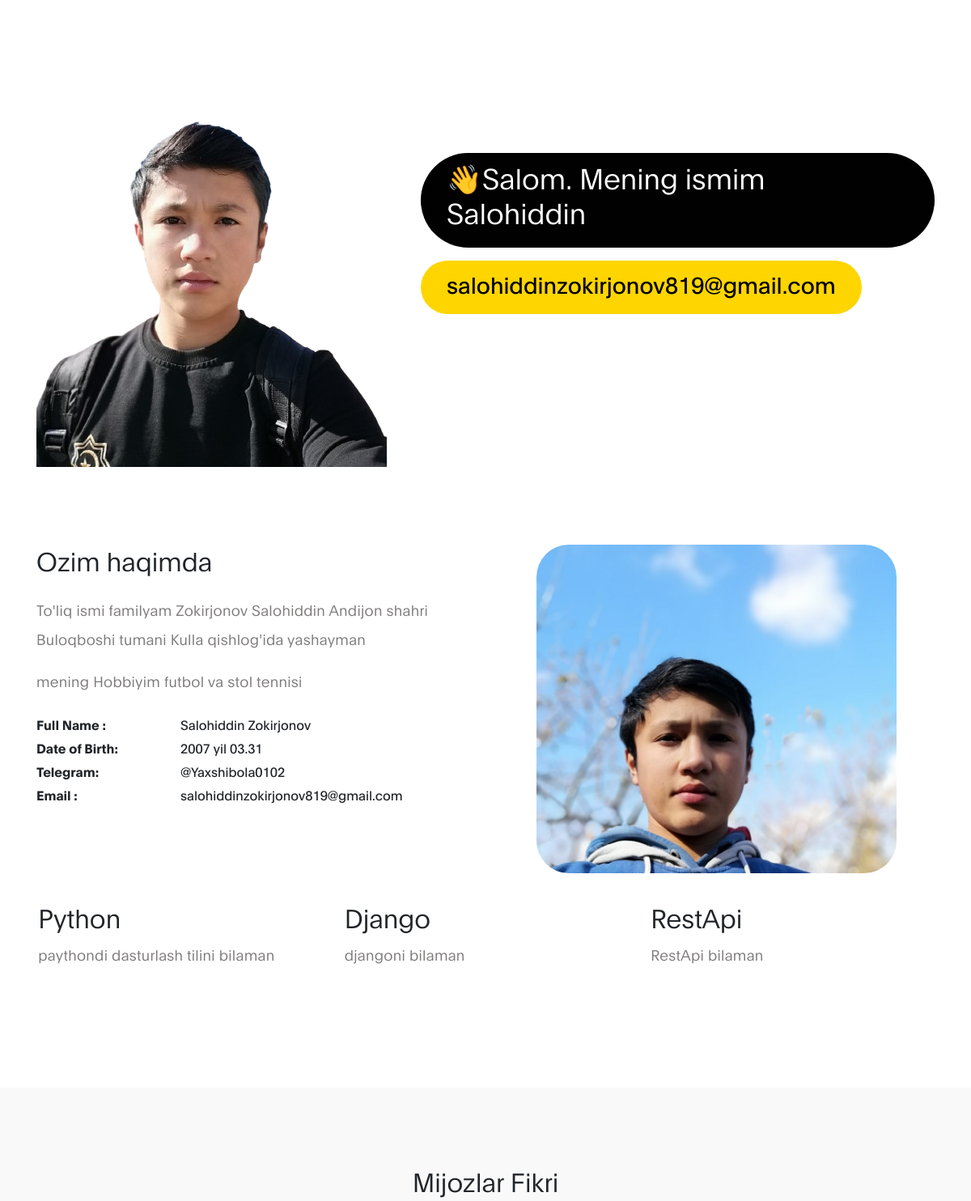
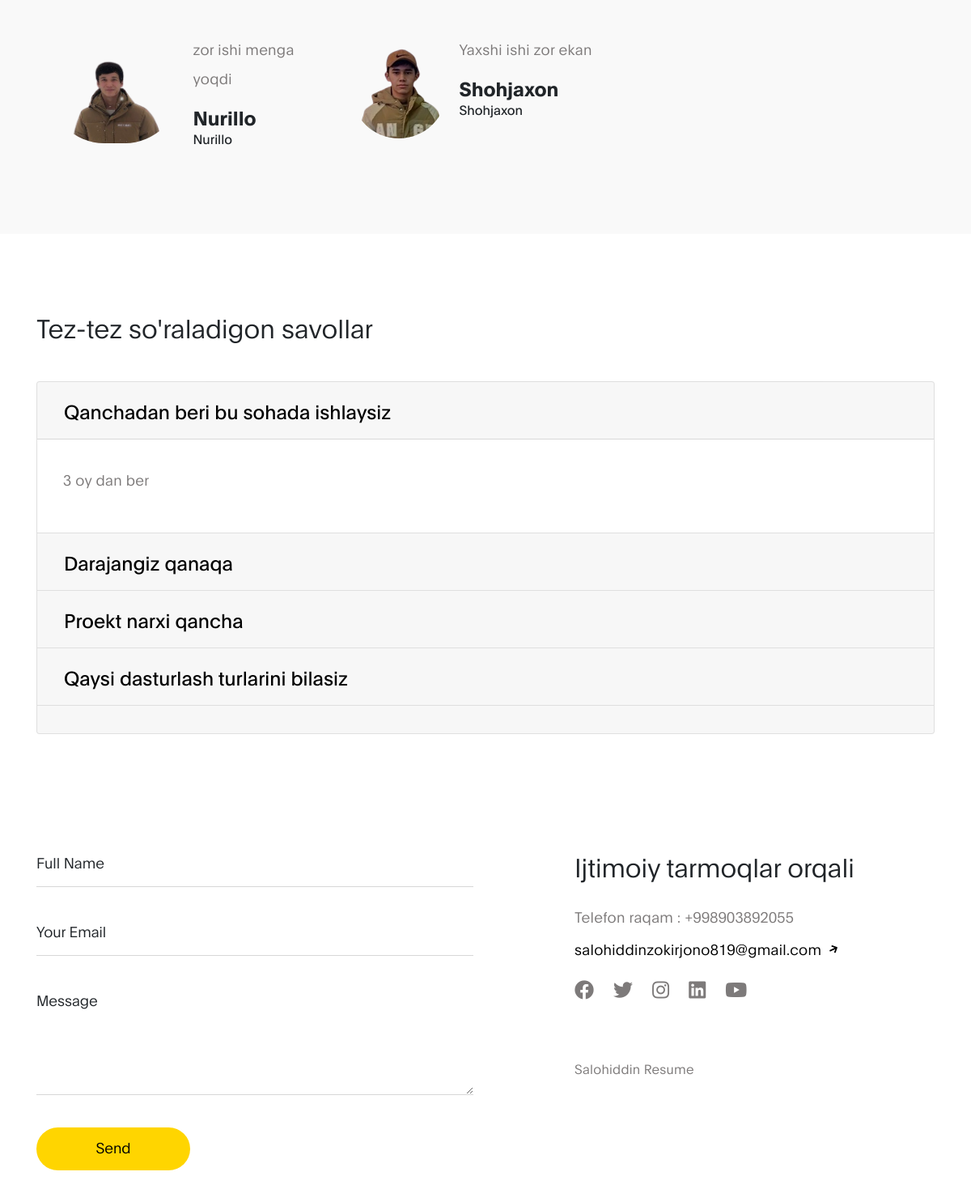
The page / on the database its author committed (2 pictures, top to bottom).
### main/models.py (models this page shows)
class Banner(models.Model):
    img = models.ImageField(upload_to='banner_photo')
    name = models.CharField(max_length=100)
    email = models.CharField(max_length=50)

class Resume(models.Model):
    img = models.ImageField(upload_to='resume_photo')
    title = models.CharField(max_length=50)
    description = models.CharField(max_length=255)
    title1 = models.CharField(max_length=255)

class Bio(models.Model):
    full_name = models.CharField(max_length=255)
    date_brith = models.CharField(max_length=255)
    website = models.CharField(max_length=255)
    email = models.CharField(max_length=255)

class Info(models.Model):
    name = models.CharField(max_length=20)
    text = models.TextField(max_length=255)

class People_saya(models.Model):
    img = models.ImageField(upload_to='people_say_photo')
    name = models.CharField(max_length=255)
    description = models.CharField(max_length=255)

### main/views.py (the view)
# urls.py: path('', index_view, name='index_url'),
def index_view(request):
    contex = {
        'banner': Banner.objects.last(),
        'resume':Resume.objects.last(),
        'bio': Bio.objects.last(),
        'info':Info.objects.all().order_by('-id')[:3],
        'people_say':People_saya.objects.all().order_by('-id')[:4],
        'faq':FAQ.objects.all().order_by('-id')[:5],
        'info1':Info1.objects.last(),
    }
    return render(request,'index.html',contex)

### template/index.html (shortened to what this page needs)
{% load static %}
<!DOCTYPE html>
<html lang="en">
<head>
     <link rel="stylesheet" href="{% static 'css/bootstrap.min.css' %}">
     <link rel="stylesheet" href="{% static 'css/all.min.css' %}">
     <link rel="stylesheet" href="{% static 'css/owl.carousel.min.css' %}">
     <link rel="stylesheet" href="{% static 'css/owl.theme.default.min.css' %}">
     <link rel="stylesheet" href="{% static 'css/tooplate-ben-resume-style.css' %}">
</head>
<body data-spy="scroll" data-target="#navbarNav" data-offset="50">
    <section class="hero d-flex flex-column justify-content-center align-items-center" id="intro">
         <div class="container">
            <div class="row">
                  <div class="mx-auto col-lg-5 col-md-5 col-10">
                      <img src="{{ banner.img.url }}" class="img-fluid" alt="Ben Resume HTML Template">
                  </div>
                   <div class="d-flex flex-column justify-content-center align-items-center col-lg-7 col-md-7 col-12">
                        <div class="hero-text">
                            <h1 class="hero-title">{{banner.name}}</h1>
                            <a href="" class="email-link">
                                {{ banner.email }}
                            </a>
                        </div>
                    </div>
            </div>
        </div>
    </section>
    <section class="about section-padding" id="about">
        <div class="container">
            <div class="row">
                <div class="col-lg-6 col-md-6 col-12">
                    <h3 class="mb-4">{{ resume.title }}</h3>
                    <p>{{ resume.description }}</p>
                    <p>{{ resume.title1 }}</p>
                    <ul class="mt-4 mb-5 mb-lg-0 profile-list list-unstyled">
                        <li><strong>Full Name :</strong>{{ bio.full_name }}</li>
                        <li><strong>Date of Birth:</strong>{{ bio.date_brith }}</li>
                        <li><strong>Telegram:</strong>{{ bio.website }}</li>
                        <li><strong>Email :</strong>{{ bio.email }}</li>
                    </ul>
                </div>
                <div class="col-lg-5 mx-auto col-md-6 col-12">
                    <img src="{{ resume.img.url }}" class="about-image img-fluid" alt="Ben's Resume HTML Template">
                </div>
            </div>
            <div class="row about-third">
                {% for i in info %}
            	<div class="col-lg-4 col-md-4 col-12">
                <h3>{{ i.name }}</h3>
                <p>{{ i.text }}</p>
                </div>
                {% endfor %}
            </div>
        </div>
    </section>
     <section class="testimonials section-padding" id="testimonials">
          <div class="container">
               <div class="row">
                    <div class="col-12">
                        <h3 class="mb-5 text-center">Mijozlar Fikri</h3>
                        <div class="owl-carousel owl-theme" id="testimonials-carousel">
                            {% for i in people_say %}
                            <div class="item">
                                <div class="testimonials-thumb d-flex">
                                    <div class="testimonials-image">
                                        <img src="{{ i.img.url }}" class="img-fluid" alt="testimonials image">
                                    </div>
                                    <div class="testimonials-info">
                                        <p>{{ i.description }}</p>
                                        <h6 class="mb-0">{{ i.name }}</h6>
                                        <span>{{ i.name }}</span>
                                    </div>
                                </div>
                            </div>
                            {% endfor %}
                        </div>
                    </div>
               </div>
          </div>
     </section>
     <section class="faq section-padding">
        <div class="container">
            <div class="row">
                <div class="col-lg-12 col-12">
                    <h3 class="mb-5">Tez-tez so'raladigon savollar </h3>
                    <div class="accordion" id="accordionExample">
                      <div class="card">
                        <div class="card-header" id="headingOne">
                          <h2 class="mb-0">
                            <button class="btn btn-link" type="button" data-toggle="collapse" data-target="#collapseOne" aria-expanded="true" aria-controls="collapseOne">
                              Qanchadan beri bu sohada ishlaysiz
                            </button>
                          </h2>
                        </div>
                        <div id="collapseOne" class="collapse show" aria-labelledby="headingOne" data-parent="#accordionExample">
                          <div class="card-body">
                            <p> 3 oy dan ber</p>
                          </div>
                        </div>
                      </div>
                      <div class="card">
                        <div class="card-header" id="headingTwo">
                          <h2 class="mb-0">
                            <button class="btn btn-link collapsed" type="button" data-toggle="collapse" data-target="#collapseTwo" aria-expanded="false" aria-controls="collapseTwo">
                              Darajangiz qanaqa
                            </button>
                          </h2>
                        </div>
                      </div>
                      <div class="card">
                        <div class="card-header" id="headingThree">
                          <h2 class="mb-0">
                            <button class="btn btn-link collapsed" type="button" data-toggle="collapse" data-target="#collapseThree" aria-expanded="false" aria-controls="collapseThree">
                              Proekt narxi qancha
                            </button>
                          </h2>
                        </div>
                      </div>
                    <div class="card">
                        <div class="card-header" id="headingFour">
                          <h2 class="mb-0">
                            <button class="btn btn-link collapsed" type="button" data-toggle="collapse" data-target="#collapseFour" aria-expanded="false" aria-controls="collapseFour">
                              Qaysi dasturlash turlarini bilasiz
                            </button>
                          </h2>
                        </div>
                    </div>
                    <div class="card">
                        <div class="card-header" id="headingFive">
                          <h2 class="mb-0">
                            <button class="btn btn-link collapsed" type="button" data-toggle="collapse" data-target="#collapseFive" aria-expanded="false" aria-controls="collapseFive">
                            </button>
                          </h2>
                        </div>
                    </div>
                </div>
           	 </div>
        	</div>
        </div>
    </section>
     <section class="contact section-padding pt-0" id="contact">
      <div class="container">
        <div class="row">
          <div class="col-lg-6 col-md-6 col-12">
            <form action="{% url 'contact_url' %}" method="post" class="contact-form webform"  role="form">
                <div class="form-group d-flex flex-column-reverse">
                    <input type="text" class="form-control" name="full_name" id="cf-name" placeholder="Your Name">
                    <label for="cf-name" class="webform-label">Full Name</label>
                </div>
                <div class="form-group d-flex flex-column-reverse">
                    <input type="email" class="form-control" name="email" id="cf-email" placeholder="Your Email">
                    <label for="cf-email" class="webform-label">Your Email</label>
                </div>
                <div class="form-group d-flex flex-column-reverse">
                    <textarea class="form-control" rows="5" name="message" id="cf-message" placeholder="Your Message"></textarea>
                    <label for="cf-message" class="webform-label">Message</label>
                </div>
                <button type="submit" class="form-control" id="submit-button" name="submit">Send</button>
            </form>
          </div>
            <div class="mx-auto col-lg-4 col-md-6 col-12">
                <h3 class="my-4 pt-4 pt-lg-0">Ijtimoiy tarmoqlar orqali</h3>
                <p class="mb-1">Telefon raqam : +998903892055</p>
                <p>
                    <a href="#">
                        salohiddinzokirjono819@gmail.com
                    <i class="fas fa-arrow-right custom-icon"></i>
                    </a>
                </p>
                <ul class="social-links mt-2">
                    <li><a href="https://fb.com/tooplate" rel="noopener" class="fab fa-facebook"></a></li>
                    <li><a href="#" rel="noopener" class="fab fa-twitter"></a></li>
                    <li><a href="https://www.instagram.com/salohiddin6749/" rel="noopener" class="fab fa-instagram"></a></li>
                    <li><a href="#" rel="noopener" class="fab fa-linkedin"></a></li>
                    <li><a href="#" rel="noopener" class="fab fa-youtube"></a></li>
                </ul>
              <p class="copyright-text mt-5 pt-3">Salohiddin Resume</p>
            </div>
        </div>
      </div>
    </section>
</body>
</html>

### static/css/tooplate-ben-resume-style.css (style rules this page uses)
:root { --primary-color: #ffd500; --white-color: #ffffff; --dark-color: #010101; --menu-bg-color: #212529; --gray-color: #909090; --p-color: #7d7a7a; --base-font-family: "Plain", -apple-system,BlinkMacSystemFont,"Segoe UI",Roboto,"Helvetica Neue",Arial,"Noto Sans",sans-serif,"Apple Color Emoji","Segoe UI Emoji","Segoe UI Symbol","Noto Color Emoji"; --font-weight-bold: 600; --font-weight-normal: 400; --font-weight-light: 300; --h1-font-size: 56px; --h2-font-size: 48px; --h3-font-size: 38px; --h4-font-size: 34px; --h5-font-size: 30px; --h6-font-size: 24px; --p-font-size: 18px; --base-font-size: 16px; --button-font-size: 20px; --border-radius-large: 100%; --border-radius-medium: 80px; --border-radius-small: 40px; }
body { font-family: var(--base-font-family); }
h1 { font-size: var(--h1-font-size); }
h1, h3 { font-weight: var(--font-weight-light); }
h2 { font-size: var(--h2-font-size); }
h3 { font-size: var(--h3-font-size); }
h6 { font-weight: var(--font-weight-bold); font-size: var(--h6-font-size); }
p { color: var(--p-color); font-size: var(--p-font-size); font-weight: var(--font-weight-light); letter-spacing: 0.3px; line-height: 2em; }
.section-padding { padding: 6rem 0; }
.custom-icon { font-size: 12px; position: relative; bottom: 3px; left: 5px; transform: rotate(-25deg); }
* { -webkit-box-sizing: border-box; -moz-box-sizing: border-box; box-sizing: border-box; }
*::before, *::after { -webkit-box-sizing: border-box; -moz-box-sizing: border-box; box-sizing: border-box; }
a { color: var(--dark-color); text-decoration: none; transition: all 0.4s linear; }
.hero-title, .email-link { background: var(--dark-color); border-radius: var(--border-radius-medium); color: var(--white-color); display: inline-block; margin: 0.5rem 0; padding: 0.5rem 2rem 1.5rem 2rem; font-size: 2.2em; }
.email-link { background: var(--primary-color); color: var(--dark-color); font-size: var(--h4-font-size); padding: 0.5rem 2rem 1rem 2rem; }
.about-third { margin: 2.2em -0.8em; }
.about-image { border-radius: var(--border-radius-small); }
.profile-list li { margin: 0.3rem 0; }
.profile-list strong { display: inline-block; width: 30%; margin-right: 1rem; }
.faq .card-header { padding: 0; }
.faq .btn-link { color: var(--dark-color); font-size: var(--h6-font-size); text-align: left; display: block; width: 100%; padding: 1rem 2rem; }
.faq .card-body { padding: 2rem; }
.testimonials { background: #f9f9f9; }
.testimonials-image { margin: 0 1rem 1rem 1rem; }
.testimonials-image img { border-radius: var(--border-radius-medium); }
.testimonials-info { width: 100%; }
.contact-form .form-control { background: transparent; border: none; border-bottom: 1px solid rgba(142, 140, 140, 0.35); box-shadow: none; border-radius: 0; -webkit-appearance: none; outline: none; color: var(--dark-color); font-weight: var(--font-weight-light); padding-left: 0; cursor: text; }
.contact-form input { height: calc(2.25rem + 10px); }
.contact-form .form-group { margin: 0 0 1rem; position: relative; }
.contact-form .form-control, .webform-label { transition: all 0.4s; touch-action: manipulation; }
.webform-label { cursor: text; font-size: 12px; font-weight: var(--font-weight-light); margin-bottom: 5px; }
.contact-form .form-control:not(:placeholder-shown) + .webform-label, .contact-form .form-control:focus + .webform-label { transform: translate(0, 0) scale(1); cursor: pointer; color: var(--gray-color); }
.contact-form #submit-button { background: var(--primary-color); border: none; border-radius: var(--border-radius-medium); color: var(--dark-color); cursor: pointer; font-size: var(--p-font-size); line-height: 0; margin-top: 2.5rem; padding: 1.5rem 1.8rem 1.8rem 1.8rem; white-space: nowrap; max-width: 190px; }
.copyright-text { font-size: var(--base-font-size); }
.social-links { margin: 40px 0; padding: 0; }
.social-links li { display: inline-block; list-style: none; }
.social-links a { display: inline-block; color: var(--p-color); font-size: var(--h6-font-size); margin: 5px 20px 5px 0; }
@media screen and (max-width: 1200px) { h1 { font-size: 42px; } }
@media screen and (max-width: 1200px) { h2 { font-size: 36px; } }
@media screen and (max-width: 1200px) { h3 { font-size: 32px; } }
@media screen and (max-width: 1200px) { .email-link { font-size: 28px; } }

### rows shown on the page
Banner: img (picture), name "👋Salom. Mening ismim Salohiddin", email "salohiddinzokirjonov819@gmail.com"
Resume: title "Ozim haqimda", description "To'liq ismi familyam Zokirjonov Salohiddin Andijon shahri Buloqboshi tumani Kulla qishlog'ida yashayman", title1 "mening Hobbiyim futbol va stol tennisi", img (picture)
Bio: full_name "Salohiddin Zokirjonov", date_brith "2007 yil 03.31", website "@Yaxshibola0102", email "salohiddinzokirjonov819@gmail.com"
Info: name "Python", text "paythondi dasturlash tilini bilaman"
Info: name "Django", text "djangoni bilaman"
Info: name "RestApi", text "RestApi bilaman"
People_saya: img (picture), description "zor ishi menga yoqdi", name "Nurillo"
People_saya: img (picture), description "Yaxshi ishi zor ekan", name "Shohjaxon"
